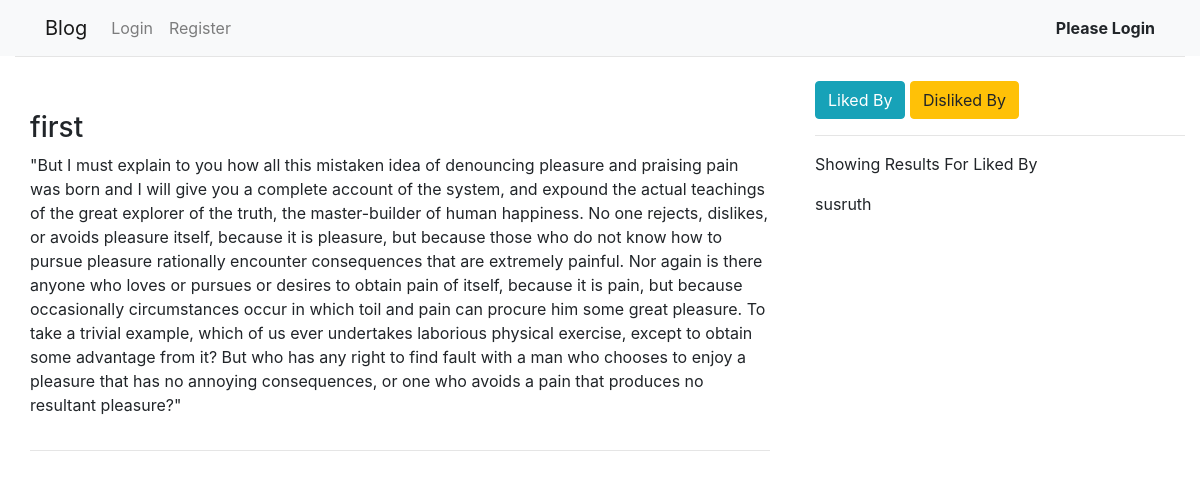
/posts/show/1, run on an earlier commit of the app's database.
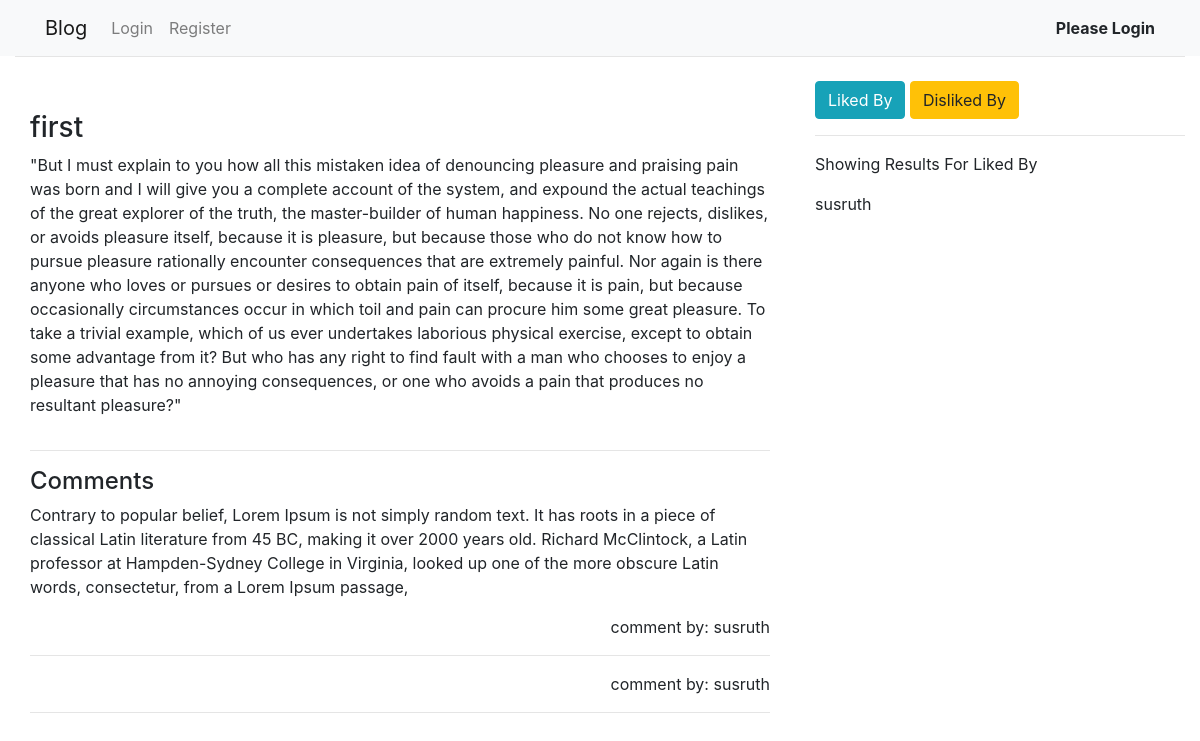
And on a later commit of the database.
### posts/models.py (models this page shows)
class Post(models.Model):
    title = models.CharField(max_length=30)
    description = models.TextField()
    author = models.ForeignKey(User, on_delete=models.CASCADE)
    views = models.IntegerField(default=0)

### comments/models.py (models this page shows)
class Comment(models.Model):
    description = models.TextField()
    user = models.ForeignKey(User, on_delete=models.CASCADE)
    post = models.ForeignKey(Post, on_delete=models.CASCADE)

### posts/views.py (the view)
# urls.py: path('show/<int:id>', views.show, name='show'),
def show(request, *args, **kwargs):
    id = kwargs['id']
    post = Post.objects.get(id=id)
    post.views = post.views + 1
    post.save()
    comments = Comment.objects.filter(post=post)
    if request.user.is_authenticated:
        response = Response.objects.filter(post=post, user=request.user).first()
    else:
        response = ""
    liked_by = Response.objects.filter(post=post, liked=True,disliked=False).values('user')
    liked_by = set([l['user'] for l in liked_by])
    liked_by = User.objects.filter(id__in=liked_by).values('username')
    disliked_by = Response.objects.filter(post=post, liked=False,disliked=True).values('user')
    disliked_by = set([l['user'] for l in disliked_by])
    disliked_by = User.objects.filter(id__in=disliked_by).values('username')
    context={
    "post": post,
    "comments": comments,
    "response": response,
    "liked_by": liked_by,
    "disliked_by": disliked_by
    }
    return render(request, 'posts/show.html', context=context)

### templates/posts/show.html (shortened to what this page needs)
{% extends "base.html" %}
{% block content %}
<div class="row">
	<div class='col-8' style='padding:30px'>
<h3>{{ post.title }}</h3>
<p>{{ post.description }}</p>
<div class="row">
	<div class='col-5'>
	</div>
</div>
<hr>
{% if comments|length > 0%}
	<h4>Comments</h4>
	{% for comment in comments %}
	<p>{{ comment.description }}</p>
	<p class="text-right">comment by: {{ comment.user }}</p>
	<hr>
	{% endfor %}
{% endif %}
</div>
	<div class="col-4">
		<button type="button" name="button" class="btn btn-info" onclick='show_liked()'>Liked By</button>
		<button type="button" name="button" class="btn btn-warning" onclick='show_disliked()'>Disliked By</button>
		<hr>
		<p id="likes_text">Showing Results For Liked By</p>
		<div id='liked_by' >
			{% for l in liked_by %}
			<p>{{ l.username }}</p>
			{% endfor %}
		</div>
	</div>
</div>
{% endblock %}

### templates/base.html (shortened to what this page needs)
<!doctype html>
<html lang="en">
  <head>
    {% load static %}
    <link rel="stylesheet" href="{% static 'main.css' %}" type="text/css" />
  </head>
  <body>
		{% include '_navbar.html' %}
    <div class="container-fluid">
      <div class="row justify-content-center">
        <div class="col-12">
          <hr class="mt-0 mb-4">
          {% block content %}
          {% endblock %}
        </div>
      </div>
    </div>
  </body>
</html>

### templates/_navbar.html (shortened to what this page needs)
<nav class="navbar navbar-expand-lg navbar-light bg-light">
  <div class="container">
  <a class="navbar-brand" href="{% url 'index' %}">Blog</a>
  <div class="collapse navbar-collapse" id="navbarNav">
    <ul class="navbar-nav">
			{% if request.user.is_authenticated %}
					<li class="nav-item right">
		        <a class="nav-link" href="{% url 'log_out' %}">Logout </a>
		      </li>
					<li class="nav-item {% if request.path == '/posts/new'%}active{% endif %}" >
		        <a class="nav-link " href="{% url 'posts:new' %}"  >New Blog Post </a>
		      </li>
          <li class="nav-item {% if request.path == '/my_blogs/'  %} active {% endif %} {% if request.path == '/analytics/'  %} active {% endif %} "  >
  	        <a class="nav-link" href="{% url 'my_blogs' %}">Dashboard</a>
  	      </li>
			{% else %}
				<li class="nav-item ">
	        <a class="nav-link" href="{% url 'login' %}">Login </a>
	      </li>
	      <li class="nav-item">
	        <a class="nav-link" href="{% url 'register' %}">Register</a>
	      </li>
			{% endif %}
    </ul>
    <ul class="navbar-nav ml-auto" >
      {% if request.user.is_authenticated %}
          <li>
            <b>Hi, {{request.user}}</b>
          </li>
      {% else %}
      <li>
        <b>Please Login</b>
      </li>
      {% endif %}
      </ul>
  </div>
  </div>
</nav>

What changed in the data, as far as the page shows it:
added Comment: description "Contrary to popular belief, Lorem Ipsum is not simply random text. It has roots in a piece of classical Latin literature from 45 BC, making it over 2000 years old. Richard McClintock, a Latin professor at Hampden-Sydney College in Virginia, looked up one of the more obscure Latin words, consectetur, from a Lorem Ipsum passage,", user "susruth"
added Comment: user "susruth"
Also different on the page:
text now shown: "Comments"
